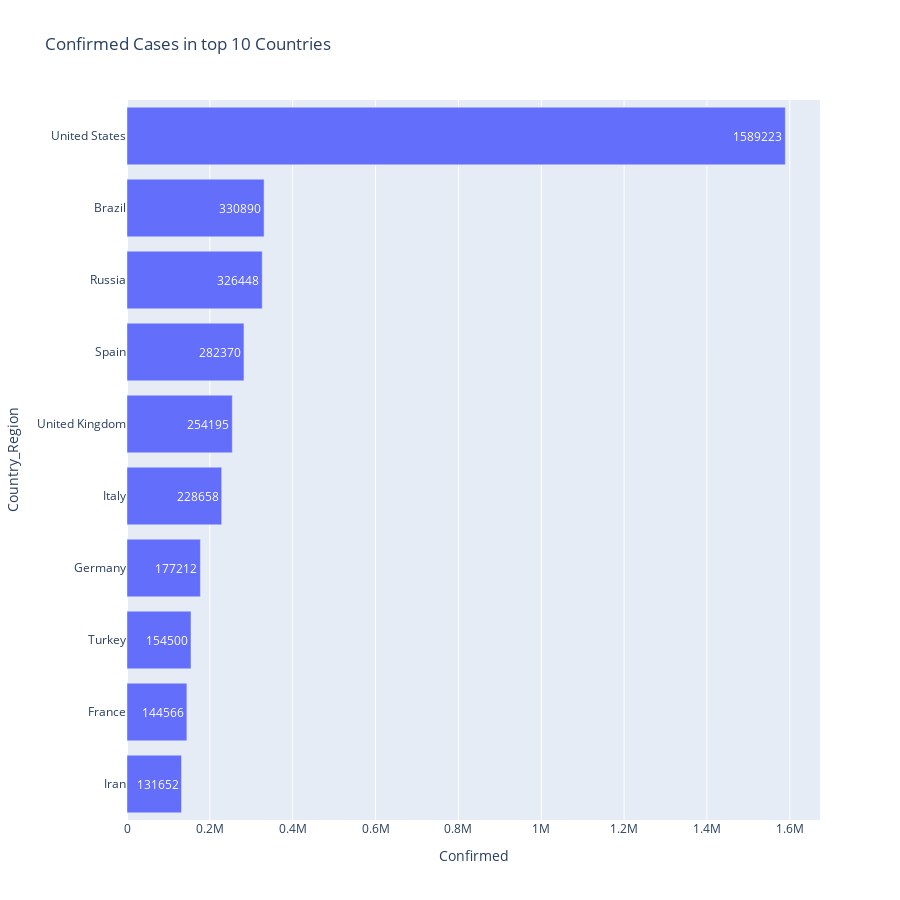

Notebook cell for this chart:
### Code cell
fig = px.bar(Country_data_latest.sort_values('Confirmed',ascending=False)[:20][::-1],x='Confirmed',y='Country_Region',title='Confirmed Cases in top 10 Countries',text='Confirmed', height=900, orientation='h')
fig.show()

### Figure 1 — Plotly figure (JSON) as saved in the notebook; plotly's stock layout.template omitted (floating-point values rounded to 4 significant figures)
{"data": [{"alignmentgroup": "True", "hovertemplate": "Confirmed=%{text}<br>Country_Region=%{y}<extra></extra>", "legendgroup": "", "marker": {"color": "#636efa"}, "name": "", "offsetgroup": "", "orientation": "h", "showlegend": false, "text": [131652, 144566, 154500, 177212, 228658, 254195, 282370, 326448, 330890, 1589223], "textposition": "auto", "type": "bar", "x": [131652, 144566, 154500, 177212, 228658, 254195, 282370, 326448, 330890, 1589223], "xaxis": "x", "y": ["Iran", "France", "Turkey", "Germany", "Italy", "United Kingdom", "Spain", "Russia", "Brazil", "United States"], "yaxis": "y"}], "layout": {"barmode": "relative", "height": 900, "legend": {"tracegroupgap": 0}, "title": {"text": "Confirmed Cases in top 10 Countries"}, "xaxis": {"anchor": "y", "domain": [0, 1], "title": {"text": "Confirmed"}}, "yaxis": {"anchor": "x", "domain": [0, 1], "title": {"text": "Country_Region"}}}}
